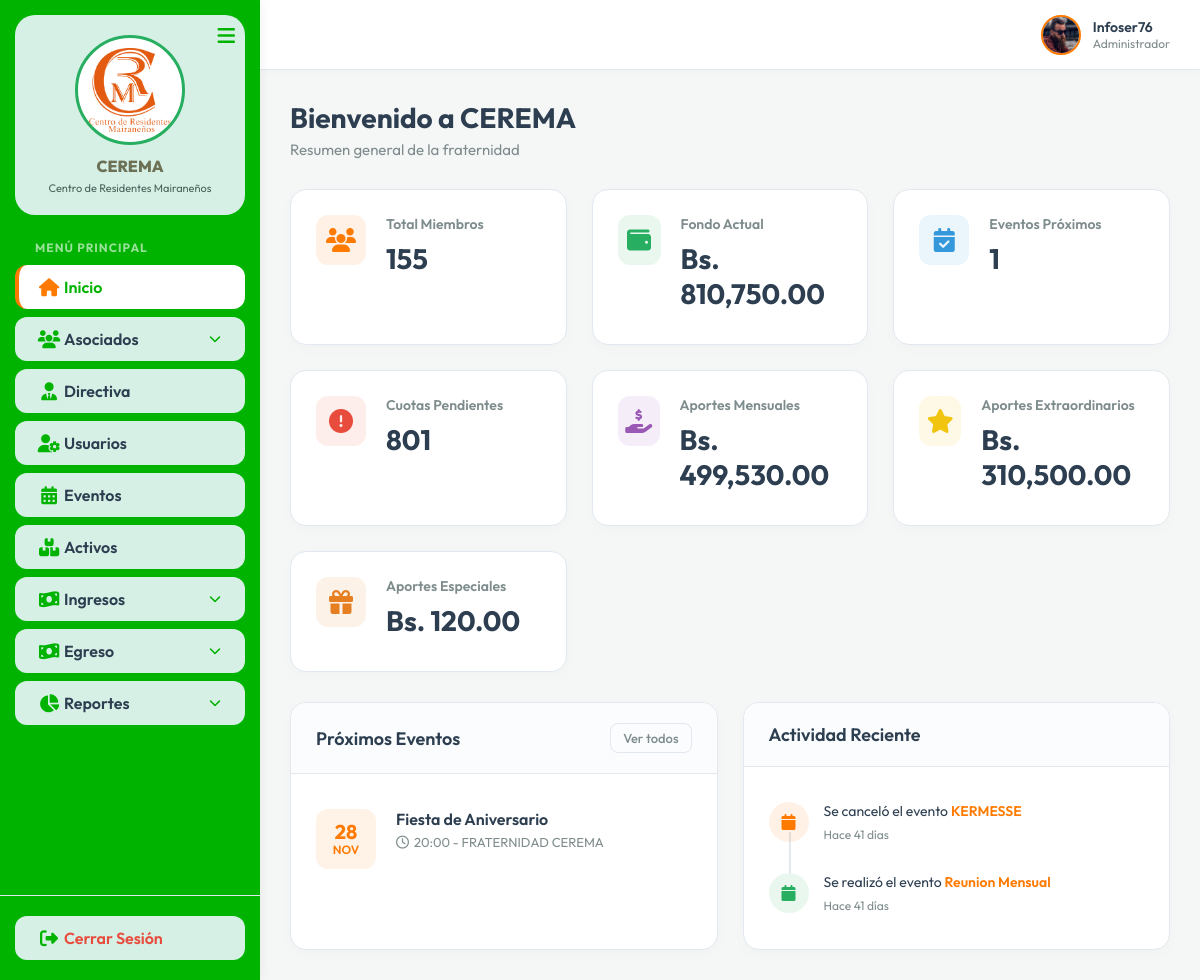
The app's page /View/dashboard.php (signed in) with its own data.
### tables this page shows
CREATE TABLE `eventos` (
  `id_evento` int(11) NOT NULL AUTO_INCREMENT,
  `id_gestion` int(11) DEFAULT NULL,
  `titulo` varchar(255) NOT NULL,
  `tipo_evento` varchar(255) NOT NULL,
  `fecha_evento` date NOT NULL,
  `hora_evento` time DEFAULT NULL,
  `lugar` varchar(255) DEFAULT NULL,
  `descripcion` text DEFAULT NULL,
  `estado` enum('Programado','Realizado','Cancelado') DEFAULT 'Programado',
  `fecha_registro` datetime DEFAULT current_timestamp(),
  PRIMARY KEY (`id_evento`),
  KEY `id_gestion` (`id_gestion`),
  CONSTRAINT `eventos_ibfk_1` FOREIGN KEY (`id_gestion`) REFERENCES `gestiones` (`id_gestion`)
);

### View/dashboard.php (the view, shortened to what this page needs)
<?php
include 'header.php';
$database = new Database();
$db = $database->getConnection();
$query_socios = "SELECT COUNT(*) as total FROM asociados";
$stmt = $db->prepare($query_socios);
$stmt->execute();
$total_miembros = $stmt->fetch(PDO::FETCH_ASSOC)['total'];
$query_aportes = "SELECT
    (SELECT COALESCE(SUM(monto), 0) FROM mensualidad WHERE estado = 'Pagado') as total_mensualidades,
    (SELECT COALESCE(SUM(monto), 0) FROM aporte_extraordinario) as total_extraordinarios,
    (SELECT COALESCE(SUM(monto), 0) FROM aportes_especiales) as total_especiales,
    (SELECT COALESCE(SUM(monto), 0) FROM otros_ingresos WHERE estado = 'Cobrado') as total_otros_ingresos";
$stmt = $db->prepare($query_aportes);
$stmt->execute();
$row_aportes = $stmt->fetch(PDO::FETCH_ASSOC);
$total_mensualidades = $row_aportes['total_mensualidades'];
$total_extraordinarios = $row_aportes['total_extraordinarios'];
$total_especiales = $row_aportes['total_especiales'];
$total_otros_ingresos = $row_aportes['total_otros_ingresos'];
$fondo_actual = $total_mensualidades + $total_extraordinarios + $total_especiales + $total_otros_ingresos;
$anio_actual = (int)date('Y');
$mes_actual_num = (int)date('n');
$meses_nombres_all = [
    1 => 'Enero', 2 => 'Febrero', 3 => 'Marzo', 4 => 'Abril',
    5 => 'Mayo', 6 => 'Junio', 7 => 'Julio', 8 => 'Agosto',
    9 => 'Septiembre', 10 => 'Octubre', 11 => 'Noviembre', 12 => 'Diciembre'
];
$query_socios_acc = "SELECT id_socio, COALESCE(acciones, 1) as num_acciones FROM asociados WHERE estado = 1";
$stmt_sa = $db->prepare($query_socios_acc);
$stmt_sa->execute();
$socios_list = $stmt_sa->fetchAll(PDO::FETCH_ASSOC);
$query_pagadas_map = "SELECT id_socio, COALESCE(numero_accion, 1) as num_acc, mes
                      FROM mensualidad
                      WHERE anio = ? AND estado = 'Pagado'";
$stmt_pm = $db->prepare($query_pagadas_map);
$stmt_pm->execute([$anio_actual]);
$pagadas_rows = $stmt_pm->fetchAll(PDO::FETCH_ASSOC);
$paid_map = [];
foreach ($pagadas_rows as $pr) {
    $s_id = $pr['id_socio'];
    $acc_num = (int)$pr['num_acc'];
    $m_name = $pr['mes'];
    $paid_map[$s_id][$acc_num][$m_name] = true;
}
$cuotas_pendientes = 0;
foreach ($socios_list as $socio) {
    $s_id = $socio['id_socio'];
    $max_acc = max(1, (int)$socio['num_acciones']);
    for ($acc = 1; $acc <= $max_acc; $acc++) {
        for ($m = 1; $m <= $mes_actual_num; $m++) {
            $mes_nombre = $meses_nombres_all[$m];
            if (!isset($paid_map[$s_id][$acc][$mes_nombre])) {
                $cuotas_pendientes++;
            }
        }
    }
}
$query_count_eventos = "SELECT COUNT(*) as total FROM eventos WHERE fecha_evento >= CURDATE() AND estado = 'Programado'";
$stmt = $db->prepare($query_count_eventos);
$stmt->execute();
$eventos_proximos = $stmt->fetch(PDO::FETCH_ASSOC)['total'];
$query_eventos = "SELECT * FROM eventos WHERE fecha_evento >= CURDATE() AND estado = 'Programado' ORDER BY fecha_evento ASC LIMIT 3";
$stmt = $db->prepare($query_eventos);
$stmt->execute();
$eventos_lista = $stmt->fetchAll(PDO::FETCH_ASSOC);
$query_recientes = "SELECT * FROM eventos WHERE estado IN ('Realizado', 'Cancelado') ORDER BY fecha_evento DESC, id_evento DESC LIMIT 3";
$stmt = $db->prepare($query_recientes);
$stmt->execute();
$eventos_recientes = $stmt->fetchAll(PDO::FETCH_ASSOC);
?>
<div class="dashboard-header">
    <h1 class="page-title">Bienvenido a CEREMA</h1>
    <p class="page-subtitle">Resumen general de la fraternidad</p>
</div>
<div class="stats-grid">
    <div class="stat-card">
        <div class="stat-icon" style="background: rgba(255, 122, 0, 0.1); color: #FF7A00;">
            <i class="fa-solid fa-users"></i>
        </div>
        <div class="stat-details">
            <h3>Total Miembros</h3>
            <p class="stat-value"><?php echo $total_miembros; ?></p>
        </div>
    </div>
    <div class="stat-card">
        <div class="stat-icon" style="background: rgba(39, 174, 96, 0.1); color: #27AE60;">
            <i class="fa-solid fa-wallet"></i>
        </div>
        <div class="stat-details">
            <h3>Fondo Actual</h3>
            <p class="stat-value">Bs. <?php echo number_format($fondo_actual, 2); ?></p>
        </div>
    </div>
    <div class="stat-card">
        <div class="stat-icon" style="background: rgba(52, 152, 219, 0.1); color: #3498db;">
            <i class="fa-solid fa-calendar-check"></i>
        </div>
        <div class="stat-details">
            <h3>Eventos Próximos</h3>
            <p class="stat-value"><?php echo $eventos_proximos; ?></p>
        </div>
    </div>
    <div class="stat-card">
        <div class="stat-icon" style="background: rgba(231, 76, 60, 0.1); color: #e74c3c;">
            <i class="fa-solid fa-circle-exclamation"></i>
        </div>
        <div class="stat-details">
            <h3>Cuotas Pendientes</h3>
            <p class="stat-value"><?php echo $cuotas_pendientes; ?></p>
        </div>
    </div>
    <div class="stat-card">
        <div class="stat-icon" style="background: rgba(155, 89, 182, 0.1); color: #9b59b6;">
            <i class="fa-solid fa-hand-holding-dollar"></i>
        </div>
        <div class="stat-details">
            <h3>Aportes Mensuales</h3>
            <p class="stat-value">Bs. <?php echo number_format($total_mensualidades, 2); ?></p>
        </div>
    </div>
    <div class="stat-card">
        <div class="stat-icon" style="background: rgba(241, 196, 15, 0.1); color: #f1c40f;">
            <i class="fa-solid fa-star"></i>
        </div>
        <div class="stat-details">
            <h3>Aportes Extraordinarios</h3>
            <p class="stat-value">Bs. <?php echo number_format($total_extraordinarios, 2); ?></p>
        </div>
    </div>
    <div class="stat-card">
        <div class="stat-icon" style="background: rgba(230, 126, 34, 0.1); color: #e67e22;">
            <i class="fa-solid fa-gift"></i>
        </div>
        <div class="stat-details">
            <h3>Aportes Especiales</h3>
            <p class="stat-value">Bs. <?php echo number_format($total_especiales, 2); ?></p>
        </div>
    </div>
</div>
<div class="dashboard-widgets">
    <div class="widget">
        <div class="widget-header">
            <h2>Próximos Eventos</h2>
            <button class="btn-sm">Ver todos</button>
        </div>
        <div class="widget-content">
            <ul class="event-list">
                <?php if (count($eventos_lista) > 0): ?>
                    <?php foreach ($eventos_lista as $ev):
                        $meses = ['Jan'=>'Ene','Feb'=>'Feb','Mar'=>'Mar','Apr'=>'Abr','May'=>'May','Jun'=>'Jun','Jul'=>'Jul','Aug'=>'Ago','Sep'=>'Sep','Oct'=>'Oct','Nov'=>'Nov','Dec'=>'Dic'];
                        $dia = date('d', strtotime($ev['fecha_evento']));
                        $mes = $meses[date('M', strtotime($ev['fecha_evento']))];
                        $hora = $ev['hora_evento'] ? date('H:i', strtotime($ev['hora_evento'])) : '--:--';
                        $lugar = $ev['lugar'] ? htmlspecialchars($ev['lugar']) : 'Lugar no especificado';
                    ?>
                    <li class="event-item">
                        <div class="event-date">
                            <span class="day"><?php echo $dia; ?></span>
                            <span class="month"><?php echo $mes; ?></span>
                        </div>
                        <div class="event-info">
                            <h4><?php echo htmlspecialchars($ev['tipo_evento']); ?></h4>
                            <p><i class="fa-regular fa-clock"></i> <?php echo $hora; ?> - <?php echo $lugar; ?></p>
                        </div>
                    </li>
                    <?php endforeach; ?>
                <?php endif; ?>
            </ul>
        </div>
    </div>
    <div class="widget">
        <div class="widget-header">
            <h2>Actividad Reciente</h2>
        </div>
        <div class="widget-content">
            <ul class="activity-list">
                <?php if (count($eventos_recientes) > 0): ?>
                    <?php foreach ($eventos_recientes as $ev_reciente):
                        $fecha_reg = new DateTime($ev_reciente['fecha_registro']);
                        $ahora = new DateTime();
                        $diferencia = $ahora->diff($fecha_reg);
                        if ($diferencia->days == 0) {
                            if ($diferencia->h == 0) {
                                $tiempo_hace = "Hace " . $diferencia->i . " minutos";
                            } else {
                                $tiempo_hace = "Hace " . $diferencia->h . " horas";
                            }
                        } elseif ($diferencia->days == 1) {
                            $tiempo_hace = "Ayer";
                        } else {
                            $tiempo_hace = "Hace " . $diferencia->days . " días";
                        }
                    ?>
                    <?php
                        $icon_class = ($ev_reciente['estado'] == 'Cancelado') ? 'event-cancelado' : 'event-realizado';
                    ?>
                    <li class="activity-item">
                        <div class="activity-icon <?php echo $icon_class; ?>"><i class="fa-solid fa-calendar"></i></div>
                        <div class="activity-info">
                            <?php if ($ev_reciente['estado'] == 'Cancelado'): ?>
                                <p>Se canceló el evento <strong><?php echo htmlspecialchars($ev_reciente['tipo_evento']); ?></strong></p>
                            <?php else: ?>
                                <p>Se realizó el evento <strong><?php echo htmlspecialchars($ev_reciente['tipo_evento']); ?></strong></p>
                            <?php endif; ?>
                            <span class="time"><?php echo $tiempo_hace; ?></span>
                        </div>
                    </li>
                    <?php endforeach; ?>
                <?php endif; ?>
            </ul>
        </div>
    </div>
</div>
<?php include 'footer.php'; ?>

### css/style.css (style rules this page uses)
:root { --primary: #FF7A00; --primary-hover: #E66A00; --secondary: #27AE60; --bg-main: #F4F7F6; --bg-panel: #FFFFFF; --bg-hover: #FFF3E8; --text-main: #2C3E50; --text-muted: #7F8C8D; --border-color: #E2E8F0; --success: #27AE60; --danger: #E74C3C; --info: #3498DB; --sidebar-width: 260px; --sidebar-collapsed: 80px; --topbar-height: 70px; --radius-lg: 16px; --radius-md: 12px; --radius-sm: 8px; --transition: 0.3s ease; }
* { margin: 0; padding: 0; box-sizing: border-box; }
body { font-family: 'Outfit', sans-serif; background-color: var(--bg-main); color: var(--text-main); overflow-x: hidden; }
.dashboard-header { margin-bottom: 30px; }
.page-title { font-size: 28px; font-weight: 700; margin-bottom: 5px; color: var(--text-main); }
.page-subtitle { color: var(--text-muted); font-size: 15px; }
.stats-grid { display: grid; grid-template-columns: repeat(auto-fit, minmax(240px, 1fr)); gap: 25px; margin-bottom: 30px; }
.stat-card { background-color: var(--bg-panel); border-radius: var(--radius-lg); padding: 25px; display: flex; align-items: flex-start; gap: 20px; border: 1px solid var(--border-color); transition: transform 0.3s, box-shadow 0.3s; box-shadow: 0 4px 15px rgba(0, 0, 0, 0.02); }
.stat-icon { width: 50px; height: 50px; border-radius: var(--radius-md); display: flex; align-items: center; justify-content: center; font-size: 24px; }
.stat-details h3 { font-size: 14px; color: var(--text-muted); font-weight: 600; margin-bottom: 8px; }
.stat-value { font-size: 28px; font-weight: 700; margin-bottom: 8px; color: var(--text-main); }
.dashboard-widgets { display: grid; grid-template-columns: repeat(auto-fit, minmax(400px, 1fr)); gap: 25px; }
.widget { background-color: var(--bg-panel); border-radius: var(--radius-lg); border: 1px solid var(--border-color); overflow: hidden; box-shadow: 0 4px 15px rgba(0, 0, 0, 0.02); }
.widget-header { padding: 20px 25px; border-bottom: 1px solid var(--border-color); display: flex; justify-content: space-between; align-items: center; background-color: #FAFCFD; }
.widget-header h2 { font-size: 18px; font-weight: 600; color: var(--text-main); }
.btn-sm { background: transparent; border: 1px solid var(--border-color); color: var(--text-muted); padding: 6px 12px; border-radius: var(--radius-sm); font-size: 13px; font-weight: 500; cursor: pointer; transition: all 0.2s; font-family: inherit; }
.widget-content { padding: 20px 25px; }
.event-list { list-style: none; }
.event-item { display: flex; gap: 20px; padding: 15px 0; border-bottom: 1px solid var(--border-color); }
.event-item:last-child { border-bottom: none; padding-bottom: 0; }
.event-date { background-color: var(--bg-hover); color: var(--primary); width: 60px; height: 60px; border-radius: var(--radius-md); display: flex; flex-direction: column; align-items: center; justify-content: center; }
.event-date .day { font-size: 20px; font-weight: 700; line-height: 1; }
.event-date .month { font-size: 12px; text-transform: uppercase; font-weight: 600; }
.event-info h4 { font-size: 16px; margin-bottom: 5px; font-weight: 600; color: var(--text-main); }
.event-info p { color: var(--text-muted); font-size: 13px; display: flex; align-items: center; gap: 5px; }
.activity-list { list-style: none; }
.activity-item { display: flex; gap: 15px; padding: 15px 0; position: relative; }
.activity-item::before { content: ''; position: absolute; left: 20px; top: 45px; bottom: -15px; width: 2px; background-color: var(--border-color); }
.activity-item:last-child::before { display: none; }
.activity-icon { width: 40px; height: 40px; border-radius: 50%; display: flex; align-items: center; justify-content: center; z-index: 1; }
.activity-icon.event-realizado { background-color: rgba(39, 174, 96, 0.1); color: var(--success); }
.activity-icon.event-cancelado { background-color: rgba(255, 122, 0, 0.1); color: var(--primary); }
.activity-info p { font-size: 14px; margin-bottom: 3px; color: var(--text-main); }
.activity-info p strong { color: var(--primary); font-weight: 600; }
.activity-info .time { font-size: 12px; color: var(--text-muted); }

### records on screen
eventos: fecha_evento "28", fecha_evento "NOV", tipo_evento "Fiesta de Aniversario", hora_evento "20:00", lugar "FRATERNIDAD CEREMA"
eventos: tipo_evento "KERMESSE", fecha_registro "Hace 41 días"
eventos: tipo_evento "Reunion Mensual", fecha_registro "Hace 41 días"

### other values on screen
$_SESSION['nombre_usuario'] "Infoser76"
$_SESSION['rol'] "Administrador"
$total_miembros "155"
$fondo_actual "810,750.00"
$eventos_proximos "1"
$cuotas_pendientes "801"
$total_mensualidades "499,530.00"
$total_extraordinarios "310,500.00"
$total_especiales "120.00"
